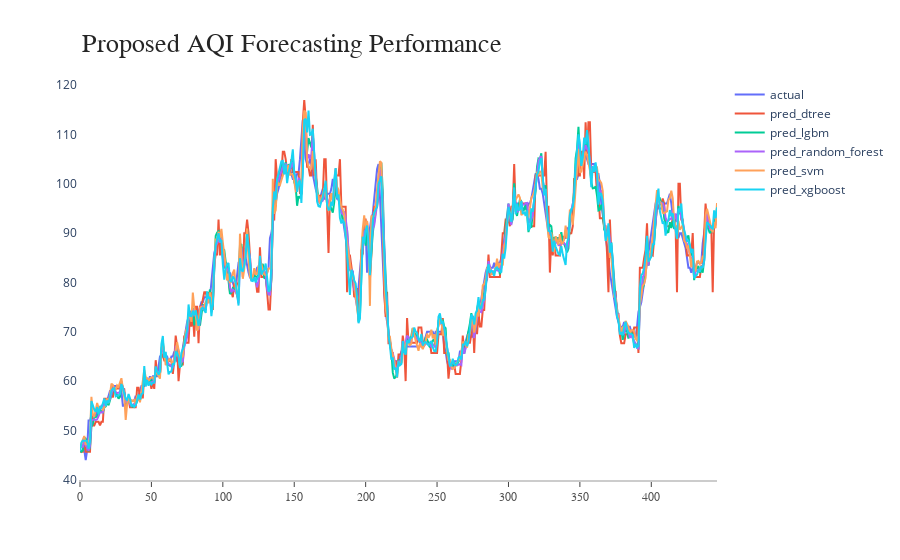

Here is the notebook cell this chart was saved with:
### Code cell
plot_chart(df_aqi_traffic_tree)

### Figure 1 — Plotly figure (JSON) as saved in the notebook; plotly's stock layout.template omitted (floating-point values rounded to 4 significant figures; data arrays with more than 128 entries replaced by an {"elided": "..."} marker saying what was removed)
{"data": [{"connectgaps": true, "mode": "lines", "name": "actual", "type": "scatter", "x": {"elided": "447 int values"}, "y": {"elided": "447 int values"}}, {"connectgaps": true, "mode": "lines", "name": "pred_dtree", "type": "scatter", "x": {"elided": "447 int values"}, "y": {"elided": "447 float values"}}, {"connectgaps": true, "mode": "lines", "name": "pred_lgbm", "type": "scatter", "x": {"elided": "447 int values"}, "y": {"elided": "447 float values"}}, {"connectgaps": true, "mode": "lines", "name": "pred_random_forest", "type": "scatter", "x": {"elided": "447 int values"}, "y": {"elided": "447 float values"}}, {"connectgaps": true, "mode": "lines", "name": "pred_svm", "type": "scatter", "x": {"elided": "447 int values"}, "y": {"elided": "447 float values"}}, {"connectgaps": true, "mode": "lines", "name": "pred_xgboost", "type": "scatter", "x": {"elided": "447 int values"}, "y": {"elided": "447 float values"}}], "layout": {"annotations": [{"font": {"color": "rgb(37,37,37)", "family": "Arial", "size": 26}, "showarrow": false, "text": "Proposed AQI Forecasting Performance", "x": 0, "xanchor": "left", "xref": "paper", "y": 1.05, "yanchor": "bottom", "yref": "paper"}], "autosize": true, "margin": {"autoexpand": true, "l": 80, "r": 20, "t": 80}, "plot_bgcolor": "white", "showlegend": true, "xaxis": {"linecolor": "rgb(204, 204, 204)", "linewidth": 2, "showgrid": false, "showline": true, "showticklabels": true, "tickfont": {"color": "rgb(82, 82, 82)", "family": "Arial", "size": 12}, "ticks": "outside"}, "yaxis": {"showgrid": false, "showline": true, "showticklabels": true, "zeroline": false}}}
